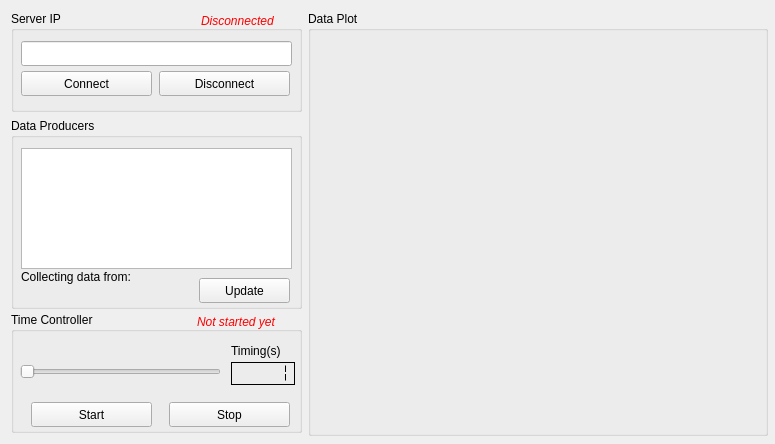
<?xml version="1.0" encoding="UTF-8"?>
<ui version="4.0">
 <class>MainWindow</class>
 <widget class="QMainWindow" name="MainWindow">
  <property name="geometry">
   <rect>
    <x>0</x>
    <y>0</y>
    <width>775</width>
    <height>444</height>
   </rect>
  </property>
  <property name="windowTitle">
   <string>Client Consumer</string>
  </property>
  <widget class="QWidget" name="allFather">
   <property name="minimumSize">
    <size>
     <width>775</width>
     <height>444</height>
    </size>
   </property>
   <property name="maximumSize">
    <size>
     <width>16777215</width>
     <height>16777215</height>
    </size>
   </property>
   <layout class="QGridLayout" name="gridLayout">
    <item row="0" column="0">
     <widget class="QGroupBox" name="serverIpBox">
      <property name="minimumSize">
       <size>
        <width>291</width>
        <height>101</height>
       </size>
      </property>
      <property name="maximumSize">
       <size>
        <width>291</width>
        <height>101</height>
       </size>
      </property>
      <property name="title">
       <string>Server IP</string>
      </property>
      <widget class="QLineEdit" name="serverIp">
       <property name="geometry">
        <rect>
         <x>10</x>
         <y>30</y>
         <width>271</width>
         <height>25</height>
        </rect>
       </property>
      </widget>
      <widget class="QPushButton" name="connectBtn">
       <property name="geometry">
        <rect>
         <x>10</x>
         <y>60</y>
         <width>131</width>
         <height>25</height>
        </rect>
       </property>
       <property name="text">
        <string>Connect</string>
       </property>
      </widget>
      <widget class="QPushButton" name="disconnectBtn">
       <property name="geometry">
        <rect>
         <x>148</x>
         <y>60</y>
         <width>131</width>
         <height>25</height>
        </rect>
       </property>
       <property name="text">
        <string>Disconnect</string>
       </property>
      </widget>
      <widget class="QLabel" name="stateLabel">
       <property name="geometry">
        <rect>
         <x>190</x>
         <y>0</y>
         <width>91</width>
         <height>20</height>
        </rect>
       </property>
       <property name="text">
        <string>&lt;i&gt;&lt;font color=&quot;red&quot;&gt;Disconnected&lt;/font&gt;&lt;/i&gt;</string>
       </property>
       <property name="textFormat">
        <enum>Qt::AutoText</enum>
       </property>
      </widget>
     </widget>
    </item>
    <item row="1" column="0">
     <widget class="QGroupBox" name="listBox">
      <property name="minimumSize">
       <size>
        <width>291</width>
        <height>191</height>
       </size>
      </property>
      <property name="maximumSize">
       <size>
        <width>291</width>
        <height>191</height>
       </size>
      </property>
      <property name="title">
       <string>Data Producers</string>
      </property>
      <widget class="QListWidget" name="producersList">
       <property name="geometry">
        <rect>
         <x>10</x>
         <y>30</y>
         <width>271</width>
         <height>121</height>
        </rect>
       </property>
      </widget>
      <widget class="QPushButton" name="updateBtn">
       <property name="geometry">
        <rect>
         <x>188</x>
         <y>160</y>
         <width>91</width>
         <height>25</height>
        </rect>
       </property>
       <property name="text">
        <string>Update</string>
       </property>
      </widget>
      <widget class="QLabel" name="label">
       <property name="geometry">
        <rect>
         <x>10</x>
         <y>150</y>
         <width>151</width>
         <height>17</height>
        </rect>
       </property>
       <property name="text">
        <string>Collecting data from:</string>
       </property>
      </widget>
      <widget class="QLabel" name="conectedToLabel">
       <property name="geometry">
        <rect>
         <x>10</x>
         <y>170</y>
         <width>141</width>
         <height>17</height>
        </rect>
       </property>
       <property name="text">
        <string/>
       </property>
      </widget>
     </widget>
    </item>
    <item row="2" column="0">
     <widget class="QGroupBox" name="timingBox">
      <property name="minimumSize">
       <size>
        <width>291</width>
        <height>121</height>
       </size>
      </property>
      <property name="maximumSize">
       <size>
        <width>291</width>
        <height>121</height>
       </size>
      </property>
      <property name="title">
       <string>Time Controller</string>
      </property>
      <widget class="QLabel" name="timingLabel">
       <property name="geometry">
        <rect>
         <x>220</x>
         <y>30</y>
         <width>67</width>
         <height>17</height>
        </rect>
       </property>
       <property name="text">
        <string>Timing(s)</string>
       </property>
      </widget>
      <widget class="QLCDNumber" name="timingLcd">
       <property name="geometry">
        <rect>
         <x>220</x>
         <y>50</y>
         <width>64</width>
         <height>23</height>
        </rect>
       </property>
       <property name="frameShape">
        <enum>QFrame::Panel</enum>
       </property>
       <property name="frameShadow">
        <enum>QFrame::Plain</enum>
       </property>
       <property name="segmentStyle">
        <enum>QLCDNumber::Flat</enum>
       </property>
       <property name="intValue" stdset="0">
        <number>1</number>
       </property>
      </widget>
      <widget class="QSlider" name="timingSlider">
       <property name="geometry">
        <rect>
         <x>9</x>
         <y>50</y>
         <width>201</width>
         <height>20</height>
        </rect>
       </property>
       <property name="minimum">
        <number>1</number>
       </property>
       <property name="orientation">
        <enum>Qt::Horizontal</enum>
       </property>
      </widget>
      <widget class="QPushButton" name="startBtn">
       <property name="geometry">
        <rect>
         <x>20</x>
         <y>90</y>
         <width>121</width>
         <height>25</height>
        </rect>
       </property>
       <property name="text">
        <string>Start</string>
       </property>
      </widget>
      <widget class="QPushButton" name="stopBtn">
       <property name="geometry">
        <rect>
         <x>158</x>
         <y>90</y>
         <width>121</width>
         <height>25</height>
        </rect>
       </property>
       <property name="text">
        <string>Stop</string>
       </property>
      </widget>
      <widget class="QLabel" name="startedLabel">
       <property name="geometry">
        <rect>
         <x>186</x>
         <y>0</y>
         <width>101</width>
         <height>20</height>
        </rect>
       </property>
       <property name="text">
        <string>&lt;i&gt;&lt;font color=&quot;red&quot;&gt;Not started yet&lt;/font&gt;&lt;/i&gt;</string>
       </property>
      </widget>
     </widget>
    </item>
    <item row="0" column="1" rowspan="3">
     <widget class="QGroupBox" name="plotBox">
      <property name="minimumSize">
       <size>
        <width>460</width>
        <height>425</height>
       </size>
      </property>
      <property name="title">
       <string>Data Plot</string>
      </property>
      <layout class="QGridLayout" name="gridLayout_2">
       <item row="0" column="0">
        <widget class="Plotter" name="plot" native="true"/>
       </item>
      </layout>
     </widget>
    </item>
   </layout>
  </widget>
 </widget>
 <layoutdefault spacing="6" margin="11"/>
 <customwidgets>
  <customwidget>
   <class>Plotter</class>
   <extends>QWidget</extends>
   <header>plotter.h</header>
   <container>1</container>
  </customwidget>
 </customwidgets>
 <resources/>
 <connections>
  <connection>
   <sender>timingSlider</sender>
   <signal>valueChanged(int)</signal>
   <receiver>timingLcd</receiver>
   <slot>display(int)</slot>
   <hints>
    <hint type="sourcelabel">
     <x>118</x>
     <y>372</y>
    </hint>
    <hint type="destinationlabel">
     <x>260</x>
     <y>374</y>
    </hint>
   </hints>
  </connection>
 </connections>
</ui>
